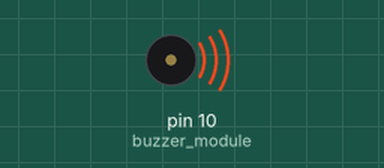
Recording of a sketch running on a simulated Arduino Uno, built with avr-gcc and run on an emulated ATmega328P. Parts: buzzer (waves = sounding, pin HIGH).

Above: at 0.5 s.
Timing chart, 0 to 4.6 s (numbered marks = the images above):
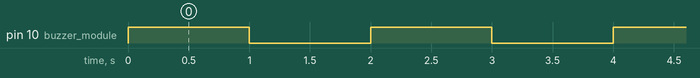

Measured:
- by itself, pin 10 (buzzer_module): alternates HIGH for 1.0 s and LOW for 1.0 s

The sketch:

buzzer.ino
```cpp
int buzzer_module = 10;
void setup() {
pinMode(buzzer_module, OUTPUT);
}
void loop() {
digitalWrite(buzzer_module, HIGH);
 delay(1000);
digitalWrite(buzzer_module, LOW);
 delay(1000);
}
```
